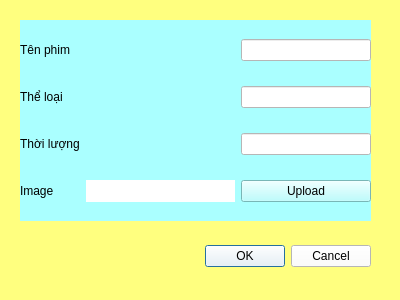
<?xml version="1.0" encoding="UTF-8"?>
<ui version="4.0">
 <class>Dialog</class>
 <widget class="QDialog" name="Dialog">
  <property name="geometry">
   <rect>
    <x>0</x>
    <y>0</y>
    <width>400</width>
    <height>300</height>
   </rect>
  </property>
  <property name="windowTitle">
   <string>Dialog</string>
  </property>
  <property name="styleSheet">
   <string notr="true">background-color: rgb(255, 255, 127);</string>
  </property>
  <widget class="QDialogButtonBox" name="buttonBox">
   <property name="geometry">
    <rect>
     <x>30</x>
     <y>240</y>
     <width>341</width>
     <height>32</height>
    </rect>
   </property>
   <property name="styleSheet">
    <string notr="true">background-color: rgb(255, 255, 255);
color: black;</string>
   </property>
   <property name="orientation">
    <enum>Qt::Horizontal</enum>
   </property>
   <property name="standardButtons">
    <set>QDialogButtonBox::Cancel|QDialogButtonBox::Ok</set>
   </property>
  </widget>
  <widget class="QWidget" name="widget" native="true">
   <property name="geometry">
    <rect>
     <x>20</x>
     <y>20</y>
     <width>351</width>
     <height>201</height>
    </rect>
   </property>
   <property name="styleSheet">
    <string notr="true">background-color: rgb(170, 255, 255);
color: black;</string>
   </property>
   <layout class="QGridLayout" name="gridLayout">
    <item row="0" column="2">
     <widget class="QLineEdit" name="editten">
      <property name="minimumSize">
       <size>
        <width>130</width>
        <height>0</height>
       </size>
      </property>
      <property name="maximumSize">
       <size>
        <width>130</width>
        <height>16777215</height>
       </size>
      </property>
      <property name="styleSheet">
       <string notr="true">background-color: rgb(255, 255, 255);</string>
      </property>
     </widget>
    </item>
    <item row="0" column="0">
     <widget class="QLabel" name="label">
      <property name="text">
       <string>Tên phim</string>
      </property>
     </widget>
    </item>
    <item row="1" column="0">
     <widget class="QLabel" name="label_2">
      <property name="text">
       <string>Thể loại</string>
      </property>
     </widget>
    </item>
    <item row="0" column="1">
     <spacer name="horizontalSpacer">
      <property name="orientation">
       <enum>Qt::Horizontal</enum>
      </property>
      <property name="sizeHint" stdset="0">
       <size>
        <width>40</width>
        <height>20</height>
       </size>
      </property>
     </spacer>
    </item>
    <item row="1" column="1">
     <spacer name="horizontalSpacer_2">
      <property name="orientation">
       <enum>Qt::Horizontal</enum>
      </property>
      <property name="sizeHint" stdset="0">
       <size>
        <width>40</width>
        <height>20</height>
       </size>
      </property>
     </spacer>
    </item>
    <item row="2" column="2">
     <widget class="QLineEdit" name="editthoiluong">
      <property name="minimumSize">
       <size>
        <width>130</width>
        <height>0</height>
       </size>
      </property>
      <property name="maximumSize">
       <size>
        <width>130</width>
        <height>16777215</height>
       </size>
      </property>
      <property name="styleSheet">
       <string notr="true">background-color: rgb(255, 255, 255);</string>
      </property>
     </widget>
    </item>
    <item row="1" column="2">
     <widget class="QLineEdit" name="edittheloai">
      <property name="minimumSize">
       <size>
        <width>130</width>
        <height>0</height>
       </size>
      </property>
      <property name="maximumSize">
       <size>
        <width>130</width>
        <height>16777215</height>
       </size>
      </property>
      <property name="styleSheet">
       <string notr="true">background-color: rgb(255, 255, 255);</string>
      </property>
     </widget>
    </item>
    <item row="2" column="0">
     <widget class="QLabel" name="label_3">
      <property name="text">
       <string>Thời lượng</string>
      </property>
     </widget>
    </item>
    <item row="2" column="1">
     <spacer name="horizontalSpacer_3">
      <property name="orientation">
       <enum>Qt::Horizontal</enum>
      </property>
      <property name="sizeHint" stdset="0">
       <size>
        <width>40</width>
        <height>20</height>
       </size>
      </property>
     </spacer>
    </item>
    <item row="3" column="0">
     <widget class="QLabel" name="label_4">
      <property name="text">
       <string>Image</string>
      </property>
     </widget>
    </item>
    <item row="3" column="1">
     <widget class="QLabel" name="image_label">
      <property name="styleSheet">
       <string notr="true">background-color: rgb(255, 255, 255);</string>
      </property>
      <property name="text">
       <string/>
      </property>
     </widget>
    </item>
    <item row="3" column="2">
     <widget class="QPushButton" name="upload_button">
      <property name="text">
       <string>Upload</string>
      </property>
     </widget>
    </item>
   </layout>
  </widget>
 </widget>
 <resources/>
 <connections>
  <connection>
   <sender>buttonBox</sender>
   <signal>accepted()</signal>
   <receiver>Dialog</receiver>
   <slot>accept()</slot>
   <hints>
    <hint type="sourcelabel">
     <x>248</x>
     <y>254</y>
    </hint>
    <hint type="destinationlabel">
     <x>157</x>
     <y>274</y>
    </hint>
   </hints>
  </connection>
  <connection>
   <sender>buttonBox</sender>
   <signal>rejected()</signal>
   <receiver>Dialog</receiver>
   <slot>reject()</slot>
   <hints>
    <hint type="sourcelabel">
     <x>316</x>
     <y>260</y>
    </hint>
    <hint type="destinationlabel">
     <x>286</x>
     <y>274</y>
    </hint>
   </hints>
  </connection>
 </connections>
</ui>
